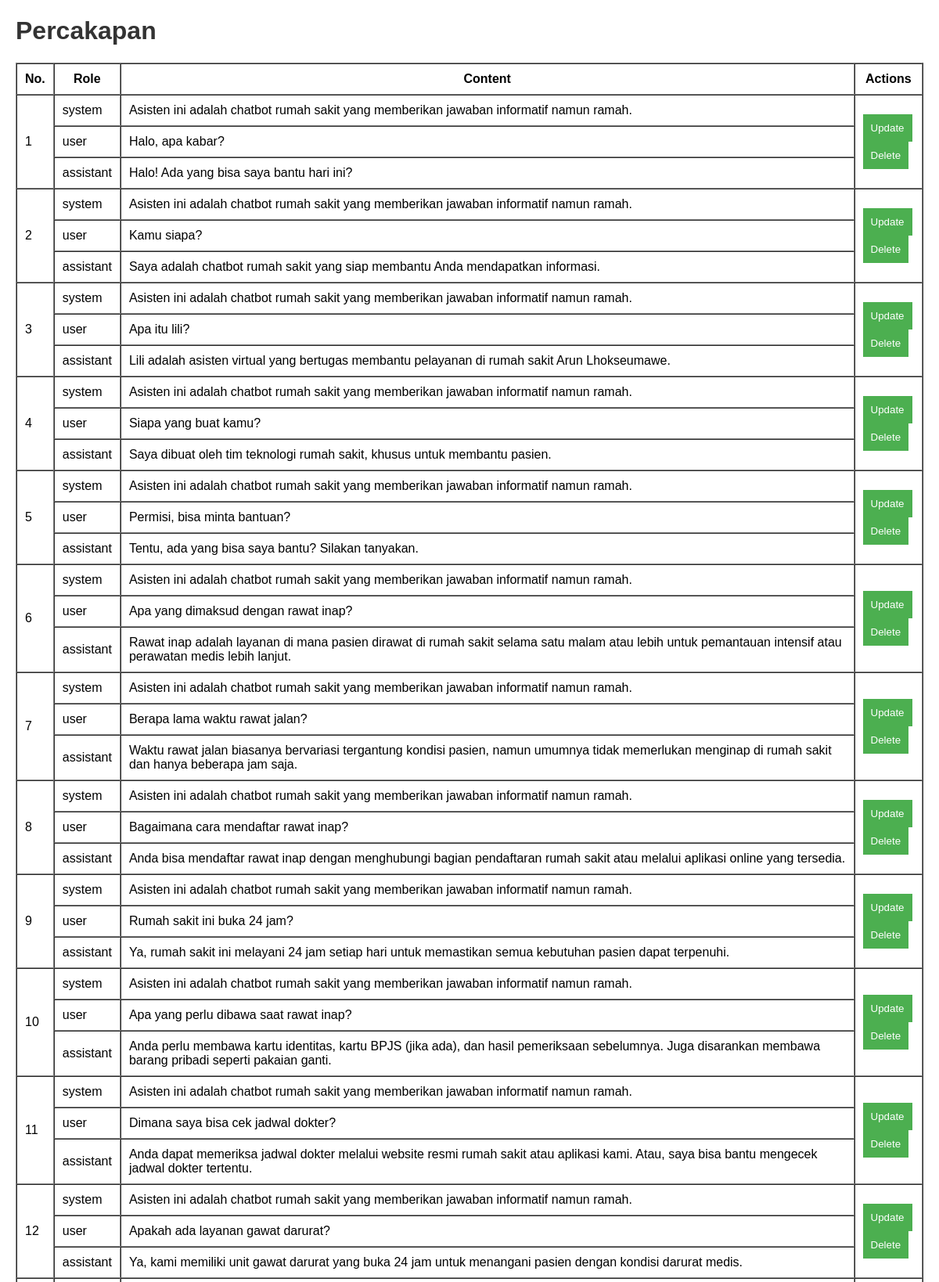
The app's page /all-fine-tuning (signed in, upper part) with its own data.
### models/fine_tuning.py (models this page shows, shortened)
class Conversation(db.Model):
    id = db.Column(db.Integer, primary_key=True)
    messages = db.Column(db.JSON, nullable=False)  # Simpan pesan dalam format JSON

### viewController/view_fineTuning.py (the view)
@fineTuning.route('/all-fine-tuning')
@login_required
def view_conversations():
    conversations = Conversation.query.all()
    return render_template('view_conversations.html', conversations=conversations)

### app.py (called while the page is built)
def create_app():
    app = Flask(__name__)
    app.config['SQLALCHEMY_DATABASE_URI'] = 'sqlite:///site.db'
    app.config['SECRET_KEY'] = 'your_secret_key'
    db.init_app(app)
    migrate.init_app(app, db)
    login_manager.init_app(app)
    @login_manager.user_loader
    def load_user(user_id):
        return User.query.get(int(user_id))
    login_manager.login_view = 'auth.login'
    app.register_blueprint(auth_bp)
    app.register_blueprint(crud_bp)
    app.register_blueprint(fineTuning)
    app.register_blueprint(route_bp)
    return app

### templates/view_conversations.html (shortened to what this page needs)
<!DOCTYPE html>
<html lang="en">
    <head>
        <link rel="stylesheet" href="{{ url_for('static', filename='styless.css') }}" />
    </head>
    <body>
        <h1>Percakapan</h1>
        <table border="1" cellpadding="10" cellspacing="0">
            <thead>
                <tr>
                    <th>No.</th>
                    <th>Role</th>
                    <th>Content</th>
                    <th>Actions</th>
                </tr>
            </thead>
            <tbody>
                {% set conversation_index = namespace(value=1) %} {% for conversation in conversations %} {% for message in
                conversation.messages %}
                <tr>
                    {% if loop.first %}
                    <td rowspan="{{ conversation.messages | length }}">{{ conversation_index.value }}</td>
                    {% endif %}
                    <td>{{ message.role }}</td>
                    <td>{{ message.content }}</td>
                    {% if loop.first %}
                    <td rowspan="{{ conversation.messages | length }}">
                        <form
                            action="{{ url_for('fineTuning.update_conversation', id=conversation.id) }}"
                            method="get"
                            style="display: inline"
                        >
                            <button type="submit">Update</button>
                        </form>
                        <form
                            action="{{ url_for('fineTuning.delete_conversation', id=conversation.id) }}"
                            method="post"
                            style="display: inline"
                        >
                            <button type="submit" onclick="return confirm('Are you sure you want to delete this conversation?');">
                                Delete
                            </button>
                        </form>
                    </td>
                    {% endif %}
                </tr>
                {% endfor %} {% set conversation_index.value = conversation_index.value + 1 %} {% endfor %}
            </tbody>
        </table>
    </body>
</html>

### static/styless.css (style rules this page uses)
body { font-family: Arial, sans-serif; margin: 20px; }
h1 { color: #333; }
form { margin-bottom: 20px; }
button { background-color: #4caf50; color: white; border: none; padding: 10px; cursor: pointer; }

### records on screen
Conversation: value "1", role "system" "user" "assistant", content "Asisten ini adalah chatbot rumah sakit yang memberikan jawaban informatif namun ramah." "Halo, apa kabar?" "Halo! Ada yang bisa saya bantu hari ini?"
Conversation: value "2", role "system" "user" "assistant", content "Asisten ini adalah chatbot rumah sakit yang memberikan jawaban informatif namun ramah." "Kamu siapa?" "Saya adalah chatbot rumah sakit yang siap membantu Anda mendapatkan informasi."
Conversation: value "3", role "system" "user" "assistant", content "Asisten ini adalah chatbot rumah sakit yang memberikan jawaban informatif namun ramah." "Apa itu lili?" "Lili adalah asisten virtual yang bertugas membantu pelayanan di rumah sakit Arun Lhokseumawe."
Conversation: value "4", role "system" "user" "assistant", content "Asisten ini adalah chatbot rumah sakit yang memberikan jawaban informatif namun ramah." "Siapa yang buat kamu?" "Saya dibuat oleh tim teknologi rumah sakit, khusus untuk membantu pasien."
Conversation: value "5", role "system" "user" "assistant", content "Asisten ini adalah chatbot rumah sakit yang memberikan jawaban informatif namun ramah." "Permisi, bisa minta bantuan?" "Tentu, ada yang bisa saya bantu? Silakan tanyakan."
Conversation: value "6", role "system" "user" "assistant", content "Asisten ini adalah chatbot rumah sakit yang memberikan jawaban informatif namun ramah." "Apa yang dimaksud dengan rawat inap?" "Rawat inap adalah layanan di mana pasien dirawat di rumah sakit selama satu malam atau lebih untuk pemantauan intensif atau perawatan medis lebih lanjut."
Conversation: value "7", role "system" "user" "assistant", content "Asisten ini adalah chatbot rumah sakit yang memberikan jawaban informatif namun ramah." "Berapa lama waktu rawat jalan?" "Waktu rawat jalan biasanya bervariasi tergantung kondisi pasien, namun umumnya tidak memerlukan menginap di rumah sakit dan hanya beberapa jam saja."
Conversation: value "8", role "system" "user" "assistant", content "Asisten ini adalah chatbot rumah sakit yang memberikan jawaban informatif namun ramah." "Bagaimana cara mendaftar rawat inap?" "Anda bisa mendaftar rawat inap dengan menghubungi bagian pendaftaran rumah sakit atau melalui aplikasi online yang tersedia."
Conversation: value "9", role "system" "user" "assistant", content "Asisten ini adalah chatbot rumah sakit yang memberikan jawaban informatif namun ramah." "Rumah sakit ini buka 24 jam?" "Ya, rumah sakit ini melayani 24 jam setiap hari untuk memastikan semua kebutuhan pasien dapat terpenuhi."
Conversation: value "10", role "system" "user" "assistant", content "Asisten ini adalah chatbot rumah sakit yang memberikan jawaban informatif namun ramah." "Apa yang perlu dibawa saat rawat inap?" "Anda perlu membawa kartu identitas, kartu BPJS (jika ada), dan hasil pemeriksaan sebelumnya. Juga disarankan membawa barang pribadi seperti pakaian ganti."
Conversation: value "11", role "system" "user" "assistant", content "Asisten ini adalah chatbot rumah sakit yang memberikan jawaban informatif namun ramah." "Dimana saya bisa cek jadwal dokter?" "Anda dapat memeriksa jadwal dokter melalui website resmi rumah sakit atau aplikasi kami. Atau, saya bisa bantu mengecek jadwal dokter tertentu."
Conversation: value "12", role "system" "user" "assistant", content "Asisten ini adalah chatbot rumah sakit yang memberikan jawaban informatif namun ramah." "Apakah ada layanan gawat darurat?" "Ya, kami memiliki unit gawat darurat yang buka 24 jam untuk menangani pasien dengan kondisi darurat medis."
